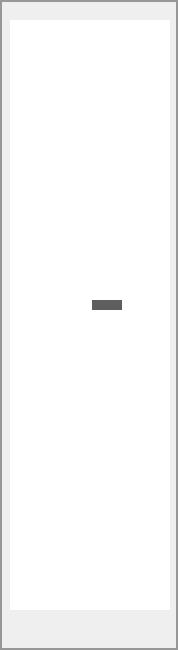
      <widget class="QGroupBox" name="groupBox_20">
       <property name="geometry">
        <rect>
         <x>68</x>
         <y>0</y>
         <width>178</width>
         <height>650</height>
        </rect>
       </property>
       <property name="styleSheet">
        <string notr="true">border: 2px solid rgb(151, 151, 151);</string>
       </property>
       <property name="title">
        <string/>
       </property>
       <widget class="QLabel" name="label_120">
        <property name="geometry">
         <rect>
          <x>21</x>
          <y>622</y>
          <width>132</width>
          <height>24</height>
         </rect>
        </property>
        <property name="styleSheet">
         <string notr="true">color: rgb(255, 255, 255);
border: 0px;
text-align: left;
font: 18px 'Roboto';</string>
        </property>
        <property name="text">
         <string/>
        </property>
        <property name="alignment">
         <set>Qt::AlignLeading|Qt::AlignLeft|Qt::AlignVCenter</set>
        </property>
       </widget>
       <widget class="MouseMoveFunction" name="mouseMoveFunction">
        <property name="geometry">
         <rect>
          <x>10</x>
          <y>20</y>
          <width>160</width>
          <height>590</height>
         </rect>
        </property>
        <property name="styleSheet">
         <string notr="true">border: 0px;</string>
        </property>
       </widget>
       <widget class="QLabel" name="label_119">
        <property name="geometry">
         <rect>
          <x>92</x>
          <y>300</y>
          <width>30</width>
          <height>10</height>
         </rect>
        </property>
        <property name="styleSheet">
         <string notr="true">background-color: rgb(94, 94, 94);
border: 0px;</string>
        </property>
        <property name="text">
         <string/>
        </property>
       </widget>
      </widget>
